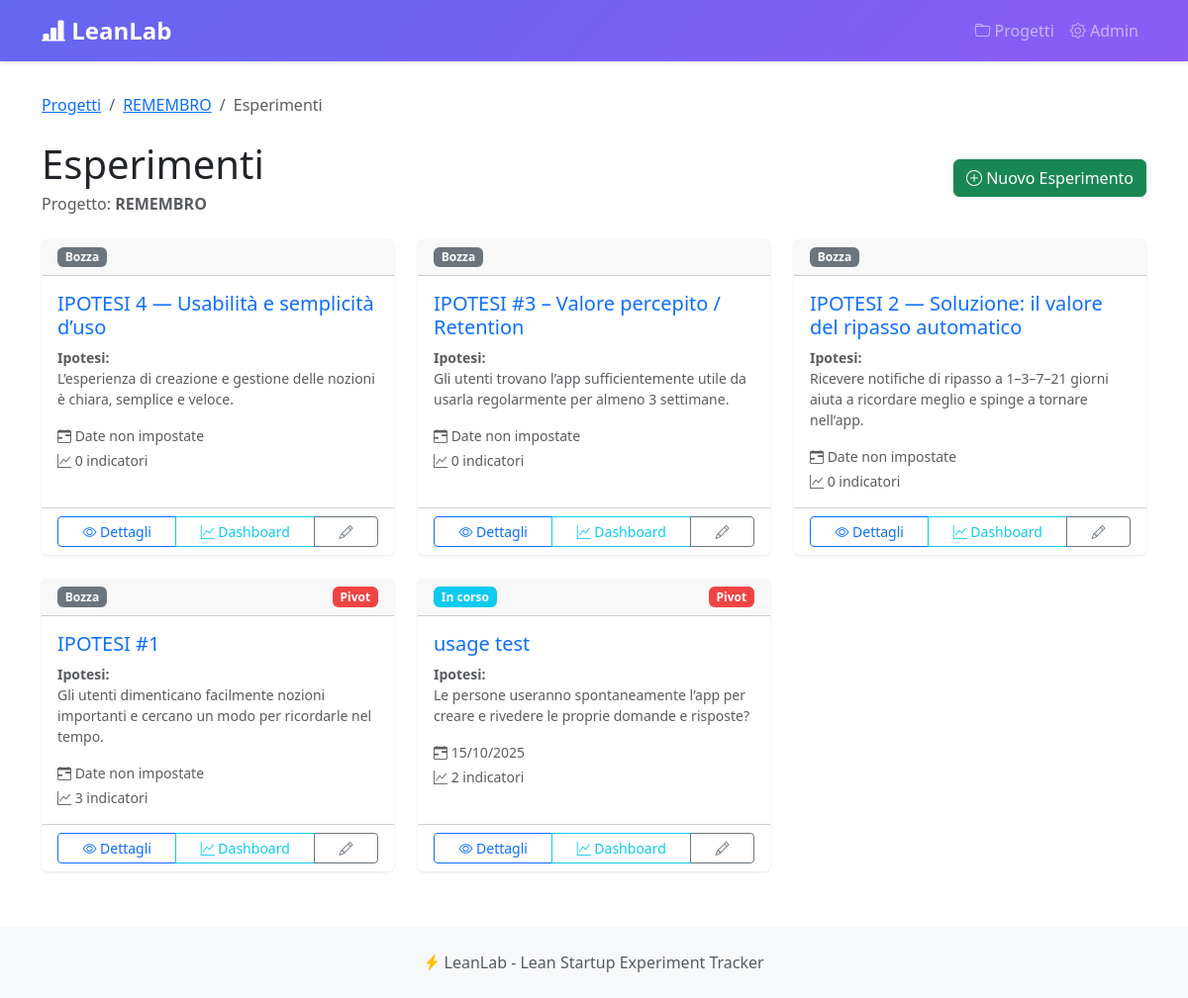
/projects/13/experiments/, run on the app's committed database.
### projects/models.py (models this page shows, shortened)
class Project(models.Model):
    name = models.CharField(max_length=200, verbose_name="Nome Progetto")
    description = models.TextField(blank=True, verbose_name="Descrizione")
    created_at = models.DateTimeField(auto_now_add=True)
    updated_at = models.DateTimeField(auto_now=True)
    is_active = models.BooleanField(default=True, verbose_name="Attivo")
    class Meta:
        verbose_name = "Progetto"
        verbose_name_plural = "Progetti"
        ordering = ['-created_at']

class Experiment(models.Model):
    STATUS_CHOICES = [
        ('draft', 'Bozza'),
        ('running', 'In corso'),
        ('completed', 'Completato'),
    ]
    DECISION_CHOICES = [
        ('pending', 'In attesa'),
        ('persevere', 'Persevere'),
        ('pivot', 'Pivot'),
    ]
    project = models.ForeignKey(Project, on_delete=models.CASCADE, related_name='experiments')
    title = models.CharField(max_length=200, verbose_name="Titolo Esperimento")
    hypothesis = models.TextField(verbose_name="Ipotesi da testare")
    status = models.CharField(max_length=20, choices=STATUS_CHOICES, default='draft')
    decision = models.CharField(max_length=20, choices=DECISION_CHOICES, default='pending')
    start_date = models.DateField(null=True, blank=True, verbose_name="Data Inizio")
    end_date = models.DateField(null=True, blank=True, verbose_name="Data Fine")
    notes = models.TextField(blank=True, verbose_name="Note")
    created_at = models.DateTimeField(auto_now_add=True)
    updated_at = models.DateTimeField(auto_now=True)
    class Meta:
        verbose_name = "Esperimento"
        verbose_name_plural = "Esperimenti"
        ordering = ['-created_at']

### projects/views.py (the view)
# urls.py: path('<int:project_pk>/experiments/', views.experiment_list, name='experiment_list'),
def experiment_list(request, project_pk):
    project = get_object_or_404(Project, pk=project_pk)
    experiments = project.experiments.all().order_by('-created_at')
    context = {
        'project': project,
        'experiments': experiments,
    }
    return render(request, 'experiment_list.html', context)

### projects/templates/experiment_list.html (shortened to what this page needs)
{% extends 'base.html' %}
{% block content %}
<nav aria-label="breadcrumb" class="mb-4">
    <ol class="breadcrumb">
        <li class="breadcrumb-item"><a href="{% url 'projects:list' %}">Progetti</a></li>
        <li class="breadcrumb-item"><a href="{% url 'projects:detail' project.pk %}">{{ project.name }}</a></li>
        <li class="breadcrumb-item active">Esperimenti</li>
    </ol>
</nav>
<div class="d-flex justify-content-between align-items-center mb-4">
    <div>
        <h1 class="mb-1">
             Esperimenti
        </h1>
        <p class="text-muted mb-0">Progetto: <strong>{{ project.name }}</strong></p>
    </div>
    <a href="{% url 'projects:experiment_create' project.pk %}" class="btn btn-success">
        <i class="bi bi-plus-circle"></i> Nuovo Esperimento
    </a>
</div>
{% if experiments %}
<div class="row">
    {% for experiment in experiments %}
    <div class="col-md-6 col-lg-4 mb-4">
        <div class="card h-100">
            <div class="card-header d-flex justify-content-between align-items-center">
                <span class="badge
                    {% if experiment.status == 'running' %}bg-info
                    {% elif experiment.status == 'completed' %}bg-success
                    {% else %}bg-secondary{% endif %}">
                    {{ experiment.get_status_display }}
                </span>
                {% if experiment.decision != 'pending' %}
                <span class="badge
                    {% if experiment.decision == 'persevere' %}badge-persevere
                    {% elif experiment.decision == 'pivot' %}badge-pivot
                    {% else %}badge-pending{% endif %}">
                    {{ experiment.get_decision_display }}
                </span>
                {% endif %}
            </div>
            <div class="card-body">
                <h5 class="card-title">
                    <a href="{% url 'projects:experiment_detail' project.pk experiment.pk %}"
                       class="text-decoration-none">
                        {{ experiment.title }}
                    </a>
                </h5>
                <p class="card-text text-muted small">
                    <strong>Ipotesi:</strong><br>
                    {{ experiment.hypothesis|truncatewords:20 }}
                </p>
                <div class="mt-3">
                    <small class="text-muted d-block">
                        <i class="bi bi-calendar-range"></i>
                        {% if experiment.start_date %}
                            {{ experiment.start_date|date:"d/m/Y" }}
                        {% else %}
                            Date non impostate
                        {% endif %}
                    </small>
                    <small class="text-muted d-block mt-1">
                        <i class="bi bi-graph-up"></i>
                        {{ experiment.indicators.count }} indicatori
                    </small>
                </div>
            </div>
            <div class="card-footer bg-transparent">
                <div class="btn-group w-100" role="group">
                    <a href="{% url 'projects:experiment_detail' project.pk experiment.pk %}"
                       class="btn btn-sm btn-outline-primary">
                        <i class="bi bi-eye"></i> Dettagli
                    </a>
                    <a href="{% url 'projects:experiment_dashboard' project.pk experiment.pk %}"
                       class="btn btn-sm btn-outline-info">
                        <i class="bi bi-graph-up"></i> Dashboard
                    </a>
                    <a href="{% url 'projects:experiment_edit' project.pk experiment.pk %}"
                       class="btn btn-sm btn-outline-secondary">
                        <i class="bi bi-pencil"></i>
                    </a>
                </div>
            </div>
        </div>
    </div>
    {% endfor %}
</div>
{% endif %}
{% endblock %}

### templates/base.html (style rules this page uses)
:root { --primary-color: #6366f1; --success-color: #10b981; --danger-color: #ef4444; --warning-color: #f59e0b; }
body { min-height: 100vh; display: flex; flex-direction: column; }
.card { border: none; box-shadow: 0 1px 3px rgba(0,0,0,0.1); transition: transform 0.2s, box-shadow 0.2s; }
.badge-pivot { background-color: var(--danger-color); }

### data on the page
Project: name "REMEMBRO"
Experiment: status "Bozza", title "IPOTESI 4 — Usabilità e semplicità d’uso", hypothesis "L’esperienza di creazione e gestione delle nozioni è chiara, semplice e veloce.", shows "Date non impostate", indicators.count "0"
Experiment: status "Bozza", title "IPOTESI #3 – Valore percepito / Retention", hypothesis "Gli utenti trovano l’app sufficientemente utile da usarla regolarmente per almeno 3 settimane.", shows "Date non impostate", indicators.count "0"
Experiment: status "Bozza", title "IPOTESI 2 — Soluzione: il valore del ripasso automatico", hypothesis "Ricevere notifiche di ripasso a 1–3–7–21 giorni aiuta a ricordare meglio e spinge a tornare nell’app.", shows "Date non impostate", indicators.count "0"
Experiment: status "Bozza", decision "Pivot", title "IPOTESI #1", hypothesis "Gli utenti dimenticano facilmente nozioni importanti e cercano un modo per ricordarle nel tempo.", shows "Date non impostate", indicators.count "3"
Experiment: status "In corso", decision "Pivot", title "usage test", hypothesis "Le persone useranno spontaneamente l’app per creare e rivedere le proprie domande e risposte?", start_date "15/10/2025", indicators.count "2"
